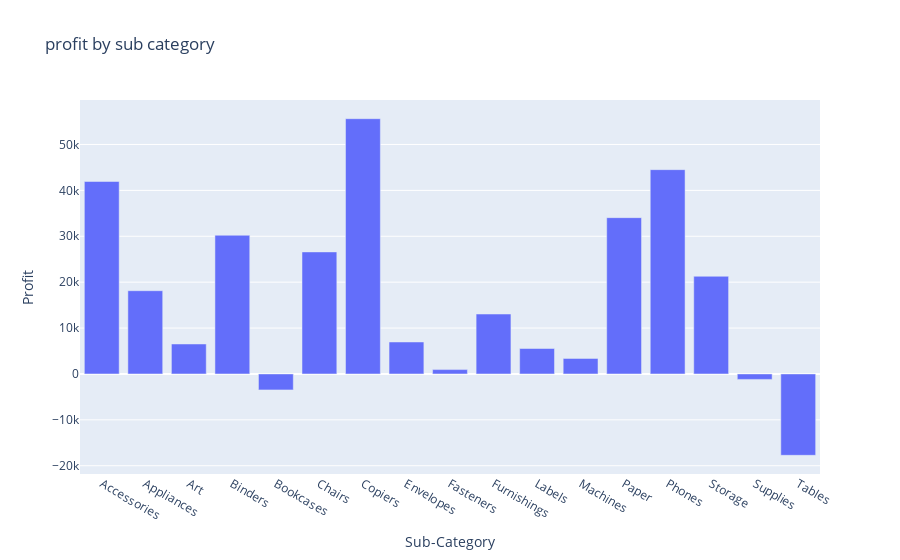

The code cell stored with this chart in its notebook:
### Code cell
fig=px.bar(profit_by_subcategory, x='Sub-Category', y='Profit', title='profit by sub category')
fig.show()

### Figure 1 — Plotly figure (JSON) as saved in the notebook; plotly's stock layout.template omitted (floating-point values rounded to 4 significant figures)
{"data": [{"alignmentgroup": "True", "hovertemplate": "Sub-Category=%{x}<br>Profit=%{y}<extra></extra>", "legendgroup": "", "marker": {"color": "#636efa", "pattern": {"shape": ""}}, "name": "", "offsetgroup": "", "orientation": "v", "showlegend": false, "textposition": "auto", "type": "bar", "x": ["Accessories", "Appliances", "Art", "Binders", "Bookcases", "Chairs", "Copiers", "Envelopes", "Fasteners", "Furnishings", "Labels", "Machines", "Paper", "Phones", "Storage", "Supplies", "Tables"], "xaxis": "x", "y": [41940.0, 18140.0, 6528.0, 30220.0, -3473.0, 26590.0, 55620.0, 6964.0, 949.5, 13060.0, 5546.0, 3385.0, 34050.0, 44520.0, 21280.0, -1189.0, -17730.0], "yaxis": "y"}], "layout": {"autosize": true, "barmode": "relative", "legend": {"tracegroupgap": 0}, "title": {"text": "profit by sub category"}, "xaxis": {"anchor": "y", "autorange": true, "domain": [0, 1], "range": [-0.5, 16.5], "title": {"text": "Sub-Category"}, "type": "category"}, "yaxis": {"anchor": "x", "autorange": true, "domain": [0, 1], "range": [-21800.0, 59690.0], "title": {"text": "Profit"}, "type": "linear"}}}
